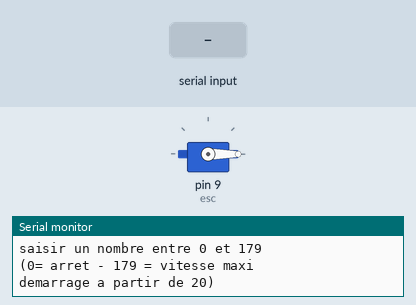
A sketch run on a simulated Arduino Uno, built with avr-gcc and run on an emulated ATmega328P. Shown: servo, the last lines printed to the serial monitor. The test bench sets the inputs (shaded band).

Above: at 3.2 s.
3.3 s: "90,45\n" received over Serial
At 4.1 s:
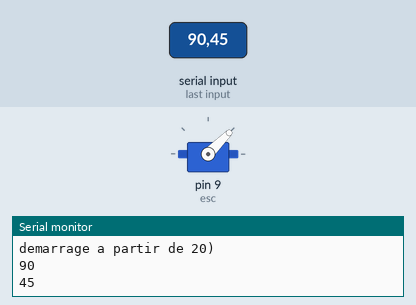
5.8 s: "30,150\n" received over Serial
At 6.6 s:
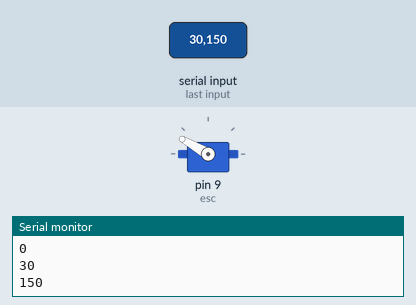
Timing chart, 0 to 8.8 s (numbered marks = the images above; inputs shaded):
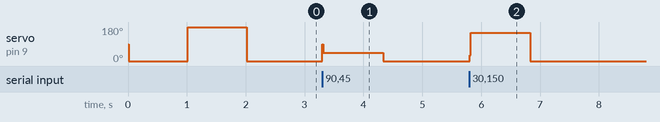

The sketch:

programme_brushless_test_n_1.ino
```cpp
#include <Servo.h>

Servo esc; // création de l'objet permettant le controle de l'esc

int val = 0;


void setup() {
  esc.attach(9); // On attache l'ESC au port numerique 9 (port PWM obligatoire)
  delay(15);
  Serial.begin(9600);

  // Initialisation de l'ESC
  // (certain ESC ont besoin d'une "procédure d'initialisation" pour devenir opérationnel)
  esc.write(0);
  delay(1000);
  esc.write(180);
  delay(1000);
  esc.write(0);

  // Info pour l'utilisateur
  Serial.println("saisir un nombre entre 0 et 179");
  Serial.println("(0= arret - 179 = vitesse maxi");
  Serial.println("demarrage a partir de 20)");

}

void loop() {
  if (Serial.available() > 0) {
    val = Serial.parseInt(); // lecture de la valeur passée par le port série
    Serial.println(val);
    esc.write(val);
    delay(15);
  }

}
```

Measured:
- after the input at 3.3 s, servo on pin 9 (esc): 0° → 45° at once, → 0° 1.0 s later
- after the input at 5.8 s, servo on pin 9 (esc): 0° → 150° at once, → 0° 1.0 s later
